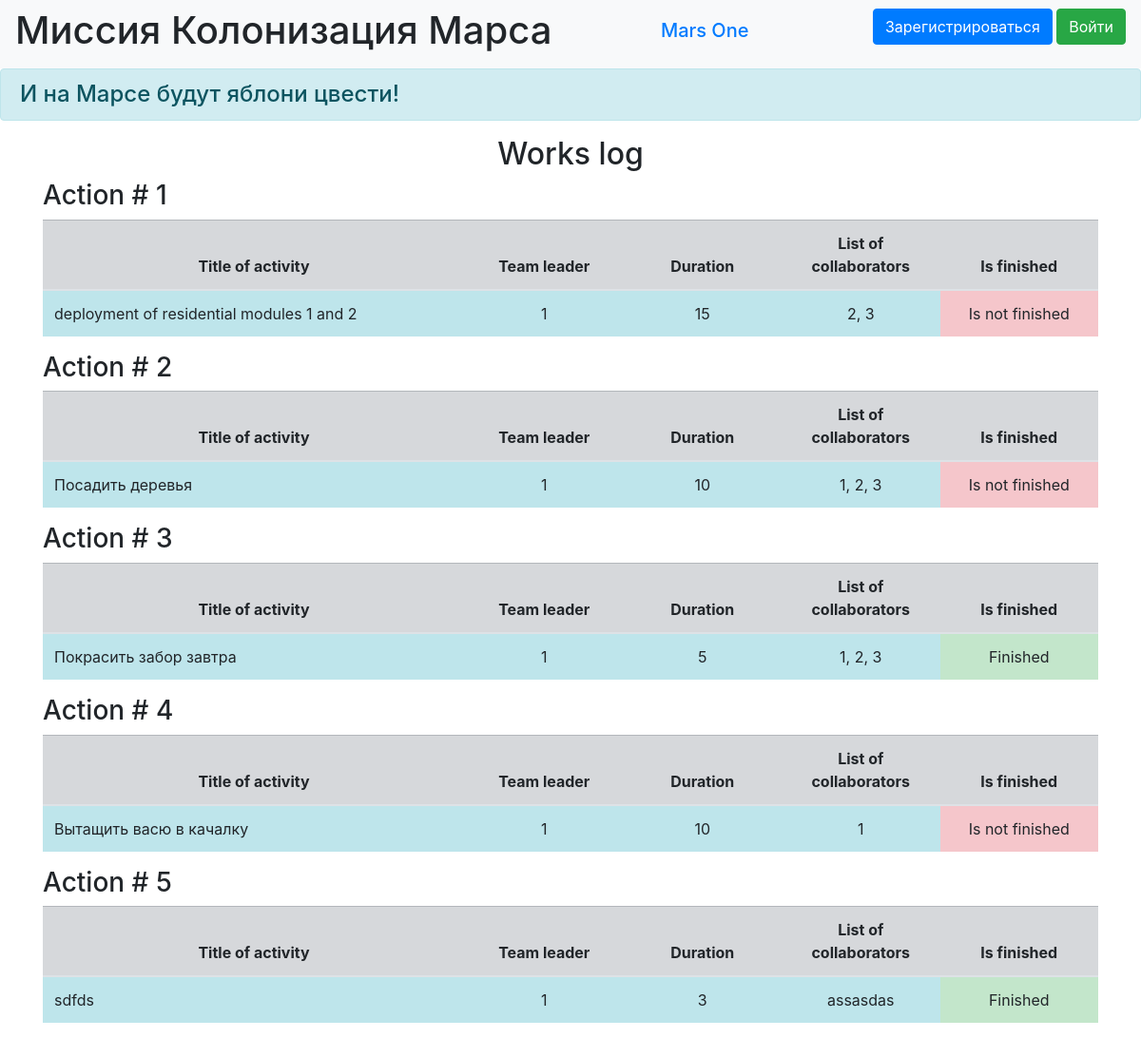
/jobs, run on an earlier commit of the app's database.
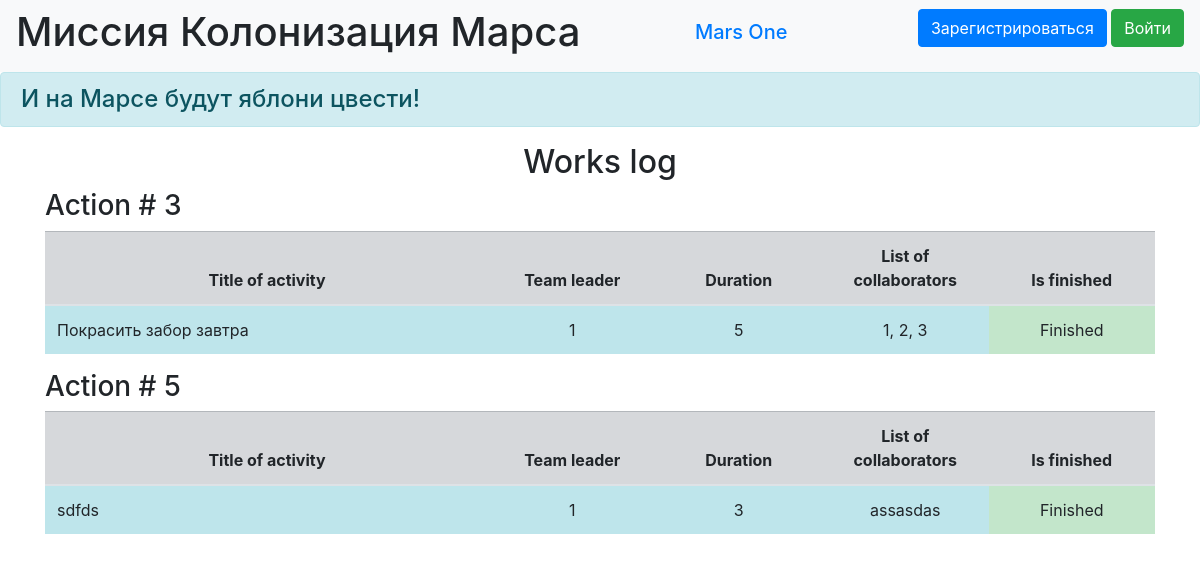
And on a later commit of the database.
### data/jobs.py (models this page shows)
class Jobs(SqlAlchemyBase):
    __tablename__ = 'jobs'
    id = sqlalchemy.Column(sqlalchemy.Integer,
                           primary_key=True, autoincrement=True)
    team_leader = sqlalchemy.Column(sqlalchemy.Integer,
                                    sqlalchemy.ForeignKey("users.id"))
    job = sqlalchemy.Column(sqlalchemy.String, nullable=True)
    work_size = sqlalchemy.Column(sqlalchemy.Integer, nullable=True)
    collaborators = sqlalchemy.Column(sqlalchemy.String, nullable=True)
    is_finished = sqlalchemy.Column(sqlalchemy.Boolean, default=True)
    start_date = sqlalchemy.Column(sqlalchemy.DateTime,
                                   default=datetime.datetime.now)
    end_date = sqlalchemy.Column(sqlalchemy.DateTime,
                                 default=datetime.datetime.now)
    user = orm.relationship('User')

### main.py (the view)
@app.route('/jobs')
def jobs():
    db_sess = db_session.create_session()
    jobs = db_sess.query(Jobs).all()
    return render_template('jobs.html', jobs=jobs)

### data/db_session.py (called while the page is built)
def create_session() -> Session:
    global __factory
    return __factory()

### templates/jobs.html (shortened to what this page needs)
{% extends "base.html" %}
{% block content %}
<h2>Works log</h2>
{% for item in jobs %}
<h3>Action # {{item.id}}</h3>
<table class="table">
  <thead>
    <tr class="table-secondary cell-1">
      <th scope="col" width="40%">Title of activity</th>
      <th scope="col" width="15%">Team leader</th>
      <th scope="col" width="15%">Duration</th>
      <th scope="col" width="15%">List of collaborators</th>
      <th scope="col" width="15%">Is finished</th>
    </tr>
  </thead>
  <tbody>
    <tr>
      <td scope="row" class="table-info">{{item.job}}</td>
      <td class="table-info" align="center">{{item.team_leader}}</td>
      <td class="table-info" align="center">{{item.work_size}}</td>
      <td class="table-info" align="center">{{item.collaborators}}</td>
      {% if item.is_finished %}
      <td class="table-success" align="center">Finished</td>
      {% else %}
      <td class="table-danger" align="center">Is not finished</td>
      {% endif %}
    </tr>
</table>
{% endfor %}
{% endblock %}

### templates/base.html (shortened to what this page needs)
<!doctype html>
<html lang="en">
<head>
    <link rel="stylesheet"
          href="https://stackpath.bootstrapcdn.com/bootstrap/4.4.1/css/bootstrap.min.css"
>
    <link rel="stylesheet" type="text/css" href="../static/css/style.css" />
</head>
<body>
<header>
    <nav class="navbar navbar-light bg-light">
        <h1 class="muted-text">Миссия Колонизация Марса</h1>
        <h1 class="navbar-brand"><a href="#">Mars One</a></h1>
        {% if current_user.is_authenticated %}
    <a class="navbar-brand" href="/logout">{{ current_user.name }}</a>
{% else %}
    <p>
        <a class="btn btn-primary " href="/register">Зарегистрироваться</a>
        <a class="btn btn-success" href="/login">Войти</a>
    </p>
{% endif %}
    </nav>
    <h4 class="alert alert-info">И на Марсе будут яблони цвести!</h4>
</header>
<main role="main" class="container">
    {% block content %}{% endblock %}
</main>
</body>
</html>

### static/style.css (style rules this page uses)
th, center-text { text-align: center; vertical-align: middle; }
h2 { text-align: center; }
.cell-1 { vertical-align: middle; }

What changed in the data, as far as the page shows it:
removed Jobs: id "1", job "deployment of residential modules 1 and 2", team_leader "1", work_size "15", collaborators "2, 3", is_finished "Is not finished"
removed Jobs: id "2", job "Посадить деревья", team_leader "1", work_size "10", collaborators "1, 2, 3", is_finished "Is not finished"
removed Jobs: id "4", job "Вытащить васю в качалку", team_leader "1", work_size "10", collaborators "1", is_finished "Is not finished"
